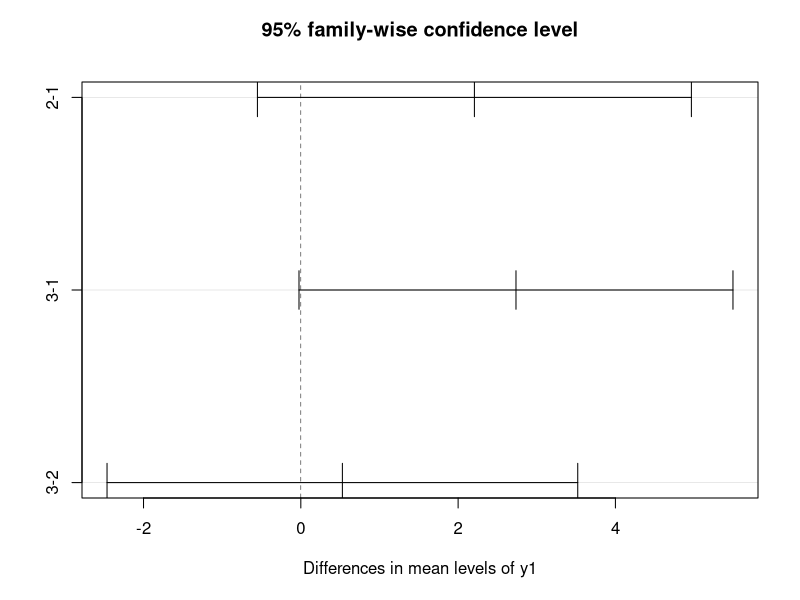

Here is the R script that generated this plot:
#X-zmienna badana
#G-zmienna grupujaca
x=c(10.2,8.7,12.5,13.8,7.6,8.2,9.8,10.9,11.6,14.2,14.3,14.1,17,13.2,11.9,10.9,9.3,10.4,12,13.6,13.5,14.7,15.3,14.9) #Ankieta$Wzrost #zmienna ilosciowa
y=c(rep(c(1), 10), rep(c(2),7), rep(c(3), 7)) #Ankieta$Plec #zmienna jakosciowa
y1=as.character(y)
TukeyHSD(aov(x~y1))
plot(TukeyHSD(aov(x~y1)))